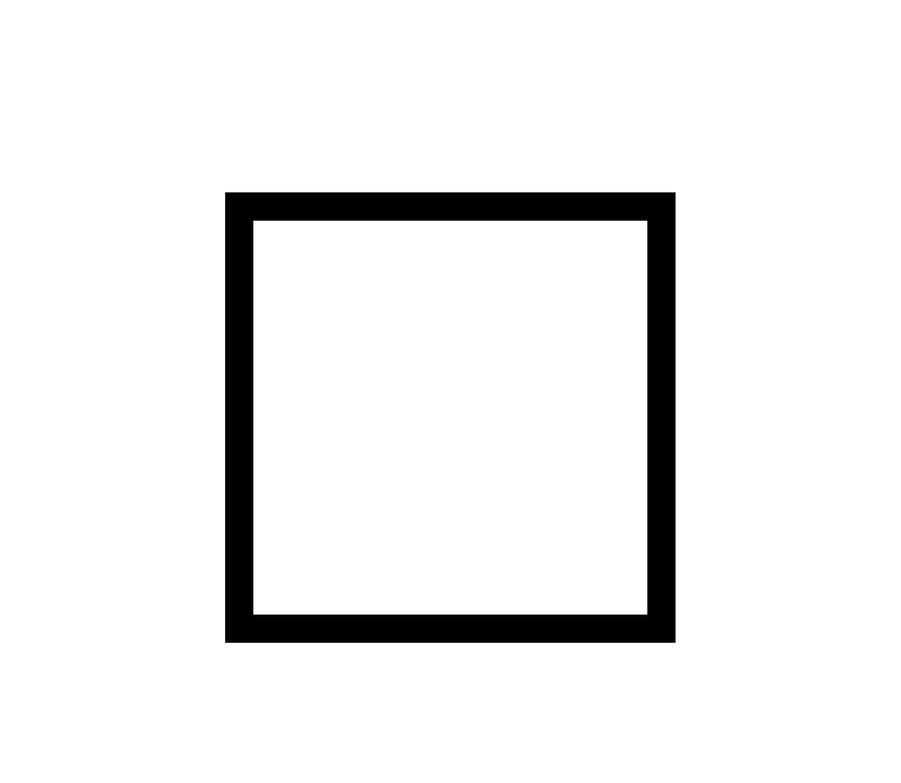
#> input picture TP1/public/square.png, 901 x 783 px, shrunk from 2134 x 1855 before the run
$ python tp1.py
#> lines starting #> are read from the running program, lines starting #| are printed output that depends on the picture; after the words box and inside, x2 and y2 are one past the last pixel; in counts of white or black regions, pixels touching at a corner belong together
#> in main, squareImg is the input picture: shape (783, 901, 3); mean B, G, R 237.8, 237.8, 237.8
### TP1/image_edits.py
import cv2 as cv


def binary_image(original_frame, trackbar_value):
#> called with trackbar_value = 120
    gray = cv.cvtColor(original_frame, cv.COLOR_RGB2GRAY)
    _, thresh1 = cv.threshold(gray, trackbar_value, 255, cv.THRESH_BINARY)
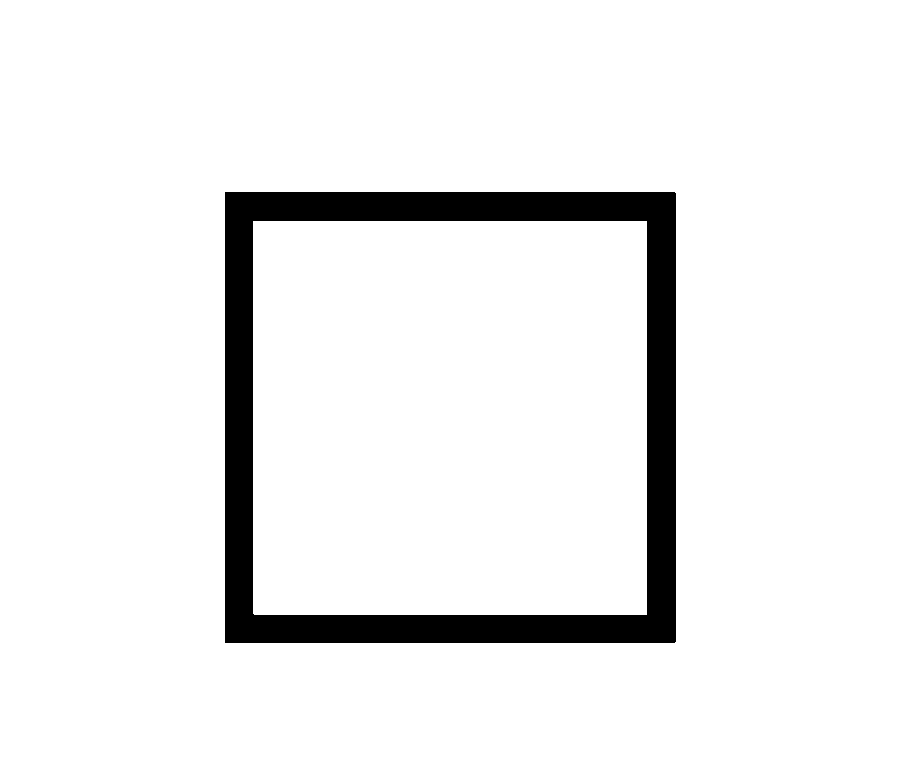
#> thresh1: shape (783, 901); 93.2% white; 1 black region, box (x1, y1, x2, y2) and area: (225, 192, 676, 643) 48164
    return thresh1


def deionised_image(image):
    kernel = cv.getStructuringElement(cv.MORPH_ELLIPSE, (10, 10))
    opening = cv.morphologyEx(image, cv.MORPH_OPEN, kernel)
#> opening: shape (783, 901); 93.2% white; 1 black region, box (x1, y1, x2, y2) and area: (226, 193, 677, 644) 48171
    return cv.morphologyEx(opening, cv.MORPH_CLOSE, kernel)
#> returned value: shape (783, 901); 93.2% white; 1 black region

### TP1/contours.py
from random import random

import cv2 as cv
from image_edits import binary_image, deionised_image


def get_contours(thresh):
    contours, hierarchy = cv.findContours(thresh, cv.RETR_TREE, cv.CHAIN_APPROX_NONE)
#> contours = 3 contours; box (x1, y1, x2, y2) and area: (0, 0, 901, 783) 703800, (226, 193, 679, 646) 204267, (255, 223, 649, 617) 154420
    contours = [c for c in contours if cv.contourArea(c) > 1000]
    if len(contours) > 0:
        contours.pop(0)
    return contours


def get_shape(shape):
    binary = binary_image(shape, 120)
    d_image = deionised_image(binary)
    conts = get_contours(d_image)
#> conts = 2 contours; box (x1, y1, x2, y2) and area: (226, 193, 679, 646) 204267, (255, 223, 649, 617) 154420
    if len(conts) > 0:
        cv.drawContours(binary, conts, -1, (255, 255, 0), 3)
#> binary: shape (783, 901); 94.1% white; 2 black regions (1 under 20 px), largest, box (x1, y1, x2, y2) and area: (229, 196, 676, 643) 41451
        # cv.imshow(f"{shape}", binary)
        return conts[0]


def check_shape(contour, image, threshold):
    return threshold - cv.matchShapes(contour, image, 1, 0)


def draw_shape(contour, name, color, image):
    cv.drawContours(image, contour, -1, color, 3)
    x, y, w, h = cv.boundingRect(contour)
    cv.putText(image, name, (x, y - 5), cv.FONT_HERSHEY_SIMPLEX, 1, color, 1,
               cv.LINE_AA)

### TP1/tp1.py
import cv2 as cv

from contours import get_contours, get_shape, check_shape, draw_shape
from image_edits import binary_image, deionised_image


def calculate_image(value):
    pass


def show_original_window(frame):
    cv.imshow("original", frame)


def main():
    # iniciamos la capturadora con el nombre cap
    cap = cv.VideoCapture(0)

    cv.namedWindow('original')
    cv.namedWindow('gray')
    cv.createTrackbar('Gray Thresh', 'original', 100, 255, calculate_image)
    cv.createTrackbar('Circle Thresh', 'original', 9, 100, calculate_image)
    cv.createTrackbar('Square Thresh', 'original', 9, 100, calculate_image)
    cv.createTrackbar('Triangle Thresh', 'original', 66, 100, calculate_image)

    squareImg = cv.imread('./public/square.png')
    square = get_shape(squareImg)
#> square = contour of 1794 points, box (x1, y1, x2, y2) (226, 193, 679, 646), area 204267

    triangleImg = cv.imread('./public/triangle.jpeg')
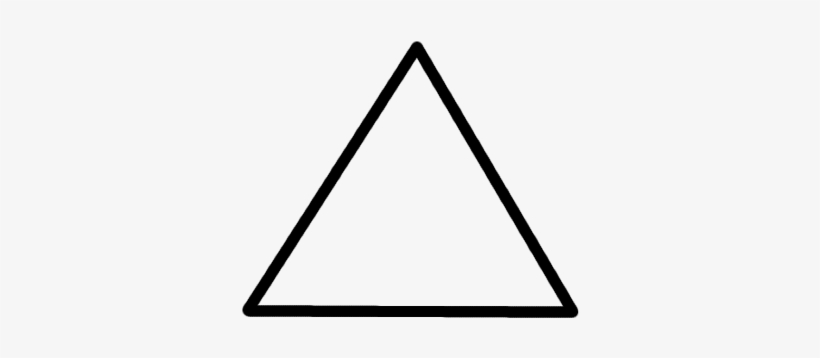
#> input picture TP1/public/triangle.jpeg, 820 x 358 px
#> triangleImg is the input picture: shape (358, 820, 3); min 0, max 248, mean 237.1
    triangle = get_shape(triangleImg)
#> in binary_image (call 2), `_, thresh1 = cv.threshold(gray, trackbar_value, 255, cv.THRESH_BINARY)`: thresh1: shape (358, 820); 96.4% white; 1 black region, box (x1, y1, x2, y2) and area: (243, 42, 578, 318) 10661
#> in deionised_image (call 2), `opening = cv.morphologyEx(image, cv.MORPH_OPEN, kernel)`: opening: shape (358, 820); 96.3% white; 1 black region, box (x1, y1, x2, y2) and area: (244, 43, 579, 319) 10751
#> in deionised_image (call 2), `return cv.morphologyEx(opening, cv.MORPH_CLOSE, kernel)`: returned value: shape (358, 820); 96.3% white; 1 black region
#> in get_contours (call 2), `contours, hierarchy = cv.findContours(thresh, cv.RETR_TREE, cv.CHAIN_A..`: contours = 3 contours; box (x1, y1, x2, y2) and area: (0, 0, 820, 358) 292383, (244, 43, 580, 321) 49603, (264, 65, 560, 308) 37990
#> in get_shape (call 2), `conts = get_contours(d_image)`: conts = 2 contours; box (x1, y1, x2, y2) and area: (244, 43, 580, 321) 49603, (264, 65, 560, 308) 37990
#> in get_shape (call 2), `cv.drawContours(binary, conts, -1, (255, 255, 0), 3)`:
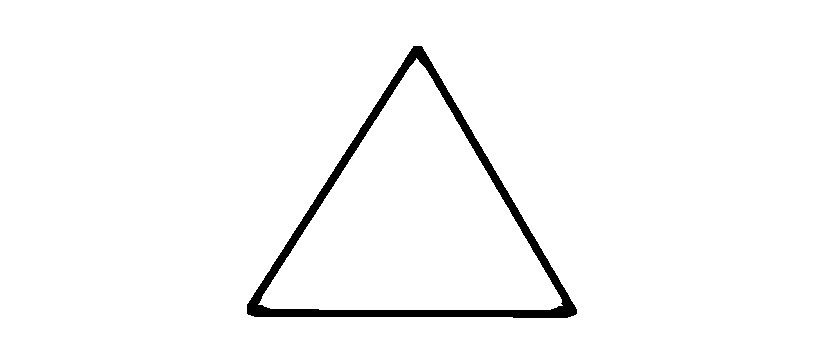
#> binary: shape (358, 820); 97.5% white; 1 black region, box (x1, y1, x2, y2) and area: (247, 46, 577, 318) 7421
#> triangle = contour of 884 points, box (x1, y1, x2, y2) (244, 43, 580, 321), area 49603

    circleImg = cv.imread('./public/circle.jpeg')
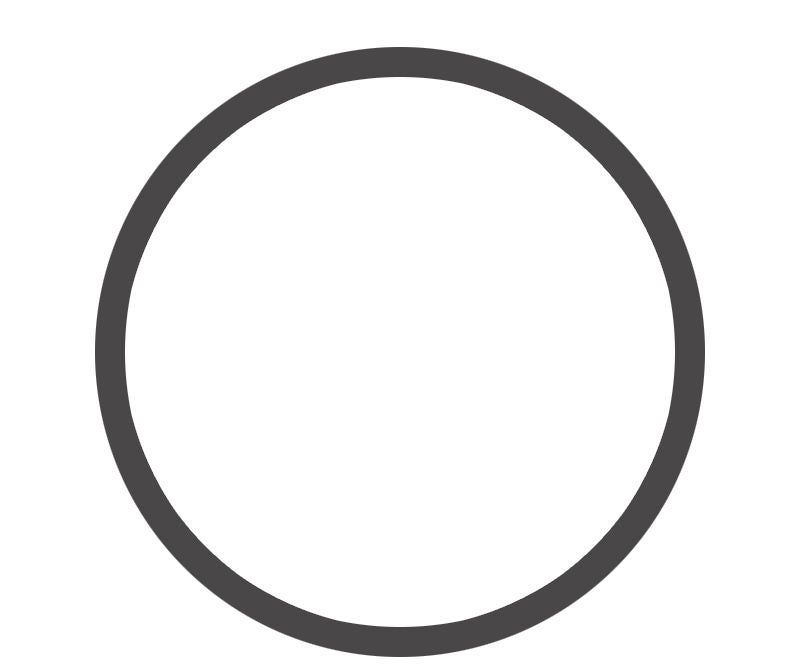
#> input picture TP1/public/circle.jpeg, 800 x 666 px
#> circleImg is the input picture: shape (666, 800, 3); mean B, G, R 236.2, 236.1, 236.3
    circle = get_shape(circleImg)
#> in binary_image (call 3), `_, thresh1 = cv.threshold(gray, trackbar_value, 255, cv.THRESH_BINARY)`: thresh1: shape (666, 800); 90% white; 1 black region, box (x1, y1, x2, y2) and area: (95, 47, 705, 657) 53350
#> in deionised_image (call 3), `opening = cv.morphologyEx(image, cv.MORPH_OPEN, kernel)`: opening: shape (666, 800); 90% white; 1 black region, box (x1, y1, x2, y2) and area: (96, 48, 706, 658) 53350
#> in deionised_image (call 3), `return cv.morphologyEx(opening, cv.MORPH_CLOSE, kernel)`: returned value: shape (666, 800); 90% white; 1 black region
#> in get_contours (call 3), `contours, hierarchy = cv.findContours(thresh, cv.RETR_TREE, cv.CHAIN_A..`: contours = 3 contours; box (x1, y1, x2, y2) and area: (0, 0, 800, 666) 531335, (96, 48, 708, 660) 292501, (127, 79, 677, 629) 237511
#> in get_shape (call 3), `conts = get_contours(d_image)`: conts = 2 contours; box (x1, y1, x2, y2) and area: (96, 48, 708, 660) 292501, (127, 79, 677, 629) 237511
#> in get_shape (call 3), `cv.drawContours(binary, conts, -1, (255, 255, 0), 3)`:
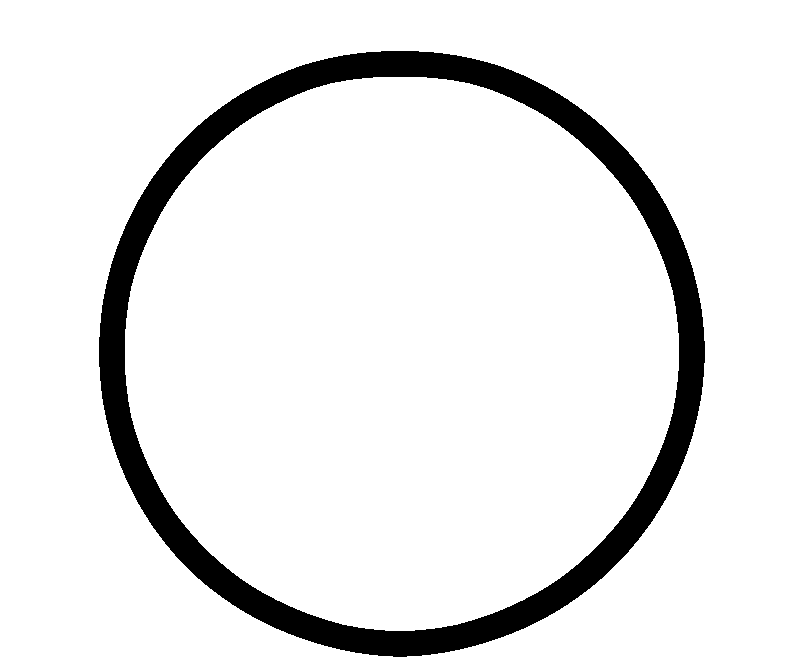
#> binary: shape (666, 800); 91.2% white; 1 black region, box (x1, y1, x2, y2) and area: (99, 51, 705, 657) 46790
#> circle = contour of 1724 points, box (x1, y1, x2, y2) (96, 48, 708, 660), area 292501

    while True:
        _, original_frame = cap.read()
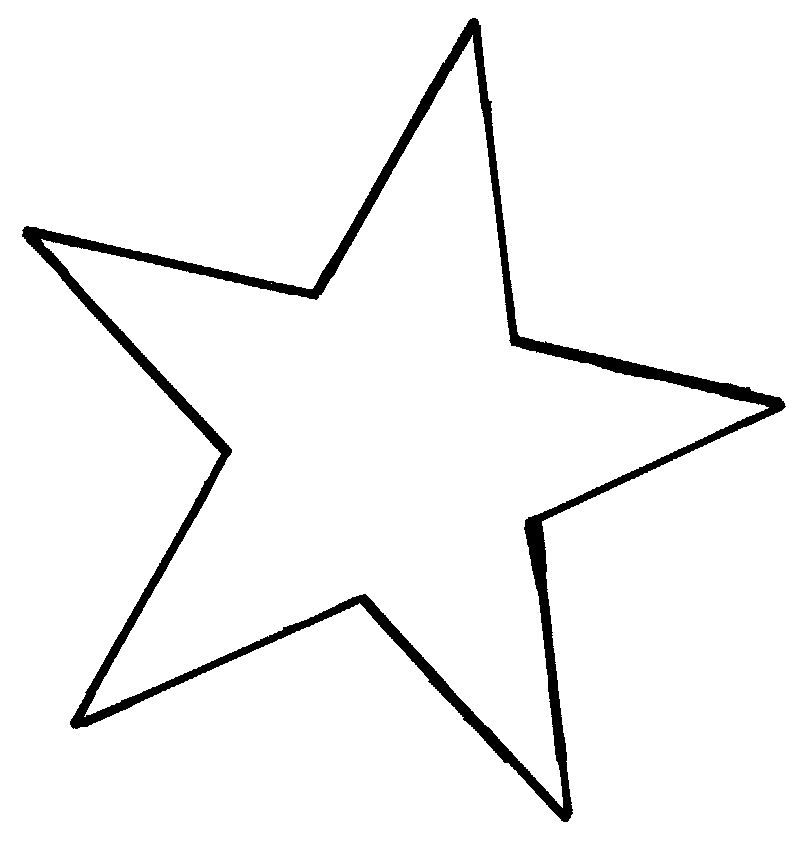
#> input picture TP1/public/star.jpeg, 792 x 845 px, given in place of the camera
#> original_frame is the input picture: shape (845, 792, 3); min 0, max 255, mean 244.1
        original_frame = cv.flip(original_frame, 1)

        trackbar_value = cv.getTrackbarPos('Gray Thresh', 'original')
        bg_image = binary_image(original_frame, trackbar_value)
#> in binary_image (call 4), `_, thresh1 = cv.threshold(gray, trackbar_value, 255, cv.THRESH_BINARY)`: thresh1: shape (845, 792); 95.7% white; 1 black region, box (x1, y1, x2, y2) and area: (6, 18, 770, 822) 28550
        cv.imshow("gray", bg_image)

        d_image = deionised_image(bg_image)
#> in deionised_image (call 4), `opening = cv.morphologyEx(image, cv.MORPH_OPEN, kernel)`: opening: shape (845, 792); 95.7% white; 1 black region, box (x1, y1, x2, y2) and area: (7, 19, 771, 822) 28983
#> in deionised_image (call 4), `return cv.morphologyEx(opening, cv.MORPH_CLOSE, kernel)`: returned value: shape (845, 792); 97.6% white; 21 black regions

        conts = get_contours(d_image)
#> in get_contours (call 4), `contours, hierarchy = cv.findContours(thresh, cv.RETR_TREE, cv.CHAIN_A..`: contours = 22 contours; largest, box (x1, y1, x2, y2) and area: (0, 0, 792, 845) 667604, (8, 332, 285, 419) 3877, (276, 595, 438, 766) 2744, (561, 321, 688, 461) 2078, (240, 515, 270, 642) 1741
#> in get_contours (call 4), `contours = [c for c in contours if cv.contourArea(c) > 1000]`: contours = 7 contours; box (x1, y1, x2, y2) and area: (0, 0, 792, 845) 667604, (8, 332, 285, 419) 3877, (276, 595, 438, 766) 2744, (561, 321, 688, 461) 2078, (240, 515, 270, 642) 1741, (311, 19, 386, 132) 1668, (688, 227, 772, 277) 1490
#> conts = 6 contours; box (x1, y1, x2, y2) and area: (8, 332, 285, 419) 3877, (276, 595, 438, 766) 2744, (561, 321, 688, 461) 2078, (240, 515, 270, 642) 1741, (311, 19, 386, 132) 1668, (688, 227, 772, 277) 1490
        if len(conts) > 0:
            for c in conts:
                circle_thresh = check_shape(c, circle, cv.getTrackbarPos('Circle Thresh', 'original')/100)
#> circle_thresh = -6.21
                square_thresh = check_shape(c, square, cv.getTrackbarPos('Square Thresh', 'original')/100)
#> square_thresh = -6.24
                triangle_thresh = check_shape(c, triangle, cv.getTrackbarPos('Triangle Thresh', 'original')/100)
#> triangle_thresh = -8.62

                max_thresh = max(circle_thresh, square_thresh, triangle_thresh)
#> max_thresh = -6.21

                if max_thresh < 0:
                    draw_shape(c, 'Unknown', (0, 0, 255), original_frame)
#> in draw_shape, `x, y, w, h = cv.boundingRect(contour)`: x = 276; y = 595; w = 162; h = 171
#> in draw_shape, `cv.putText(image, name, (x, y - 5), cv.FONT_HERSHEY_SIMPLEX, 1, color,..`: image: shape (845, 792, 3); mean B, G, R 243.6, 243.6, 244.4
                elif max_thresh == circle_thresh:
                    draw_shape(c, 'Circle', (0, 255, 0), original_frame)
                elif max_thresh == triangle_thresh:
                    draw_shape(c, 'Triangle', (0, 255, 0), original_frame)
                elif max_thresh == square_thresh:
                    draw_shape(c, 'Square', (0, 255, 0), original_frame)
                else:
                    draw_shape(c, 'Unknown', (0, 0, 255), original_frame)

        show_original_window(original_frame)
#> in show_original_window, `cv.imshow("original", frame)`:
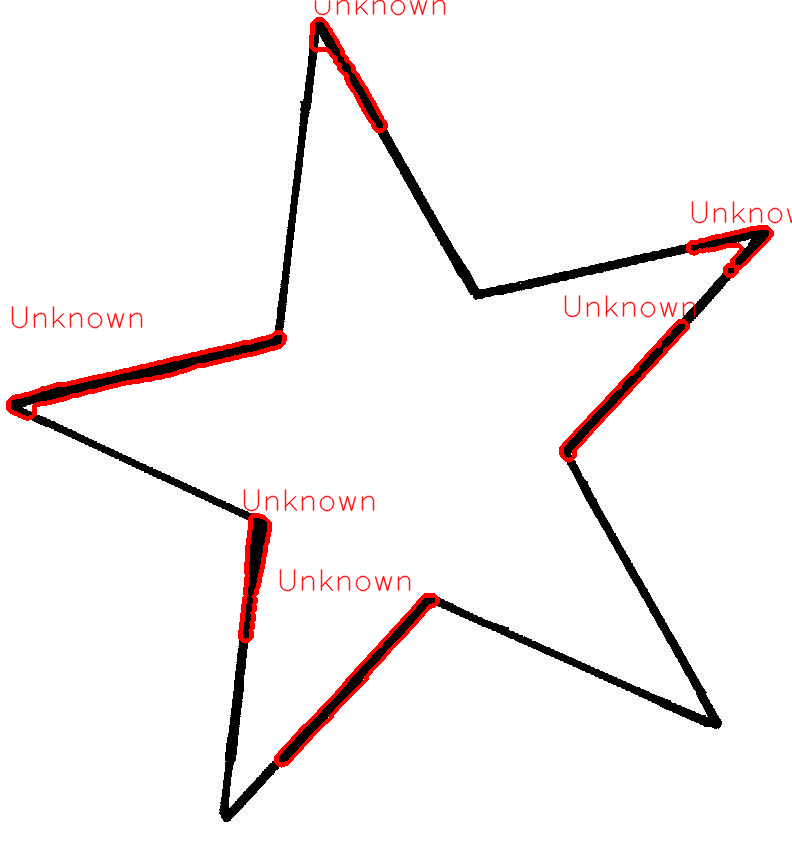
#> window 'original': shape (845, 792, 3); mean B, G, R 241.1, 241.1, 245.8

        if cv.waitKey(10) == ord('z'):
#> (key Esc is pressed here)
            break

    # apagamos la capturadora y cerramos las ventanas que se nos abrieron
    cap.release()


main()
cv.destroyAllWindows()
